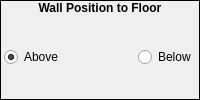
         <widget class="QFrame" name="frame_2">
          <property name="sizePolicy">
           <sizepolicy hsizetype="Preferred" vsizetype="Fixed">
            <horstretch>0</horstretch>
            <verstretch>0</verstretch>
           </sizepolicy>
          </property>
          <property name="frameShape">
           <enum>QFrame::Box</enum>
          </property>
          <property name="frameShadow">
           <enum>QFrame::Plain</enum>
          </property>
          <layout class="QVBoxLayout" name="verticalLayout_8">
           <property name="spacing">
            <number>0</number>
           </property>
           <property name="margin">
            <number>0</number>
           </property>
           <item>
            <widget class="QLabel" name="label_12">
             <property name="sizePolicy">
              <sizepolicy hsizetype="Preferred" vsizetype="Fixed">
               <horstretch>0</horstretch>
               <verstretch>0</verstretch>
              </sizepolicy>
             </property>
             <property name="font">
              <font>
               <weight>75</weight>
               <bold>true</bold>
              </font>
             </property>
             <property name="text">
              <string>Wall Position to Floor</string>
             </property>
             <property name="alignment">
              <set>Qt::AlignCenter</set>
             </property>
            </widget>
           </item>
           <item>
            <widget class="QWidget" name="widget_2" native="true">
             <layout class="QHBoxLayout" name="horizontalLayout_5">
              <property name="spacing">
               <number>0</number>
              </property>
              <property name="leftMargin">
               <number>3</number>
              </property>
              <property name="topMargin">
               <number>0</number>
              </property>
              <property name="rightMargin">
               <number>3</number>
              </property>
              <property name="bottomMargin">
               <number>0</number>
              </property>
              <item>
               <widget class="QRadioButton" name="rbWallAboveFloor">
                <property name="sizePolicy">
                 <sizepolicy hsizetype="Preferred" vsizetype="Fixed">
                  <horstretch>0</horstretch>
                  <verstretch>0</verstretch>
                 </sizepolicy>
                </property>
                <property name="text">
                 <string>Above</string>
                </property>
                <property name="checked">
                 <bool>true</bool>
                </property>
               </widget>
              </item>
              <item>
               <widget class="QRadioButton" name="rbWallBelowFloor">
                <property name="sizePolicy">
                 <sizepolicy hsizetype="Fixed" vsizetype="Fixed">
                  <horstretch>0</horstretch>
                  <verstretch>0</verstretch>
                 </sizepolicy>
                </property>
                <property name="text">
                 <string>Below</string>
                </property>
               </widget>
              </item>
             </layout>
            </widget>
           </item>
          </layout>
         </widget>
